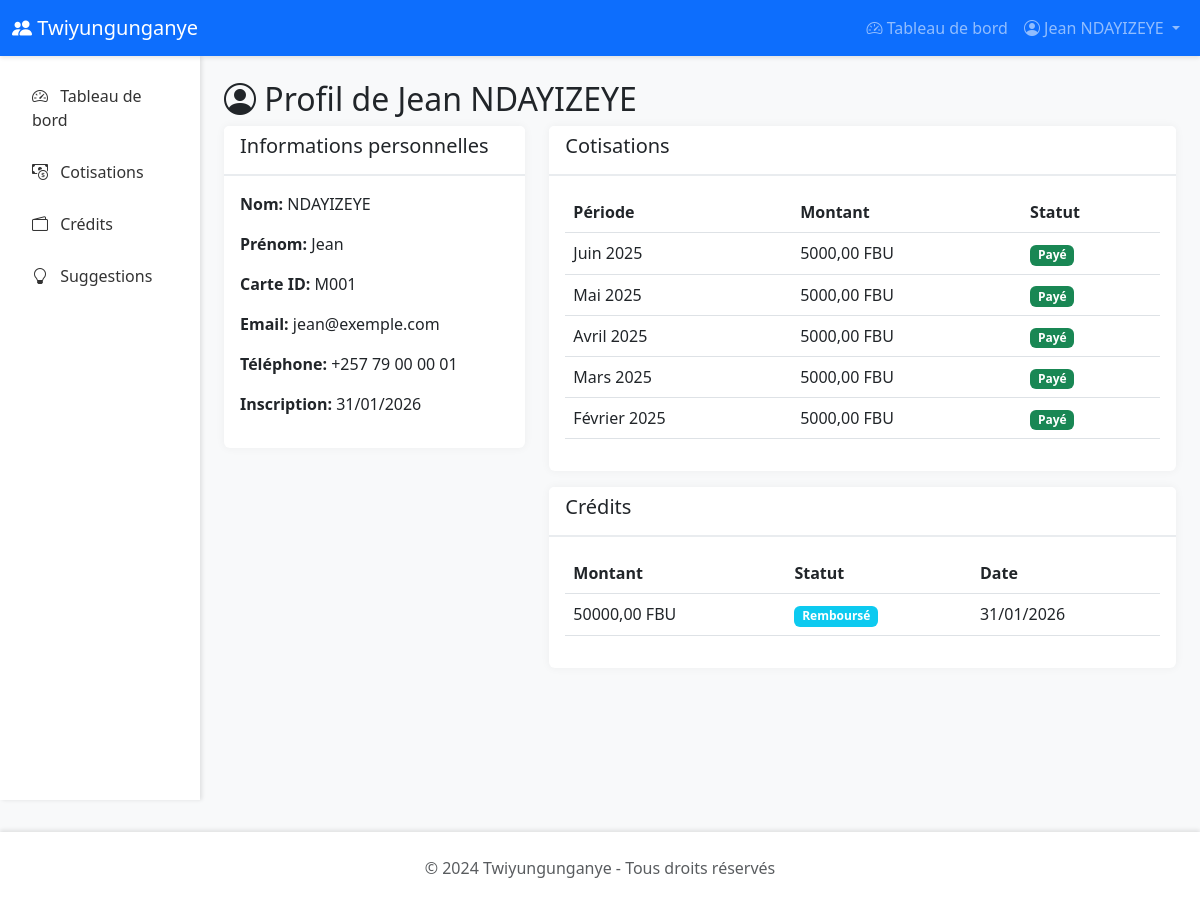
/membres/2/ (signed in), run on the app's committed database.
### twiyungunganye/models.py (models this page shows, shortened)
class Membre(AbstractBaseUser, PermissionsMixin):
    id_membre = models.AutoField(primary_key=True)
    nom = models.CharField(max_length=100)
    prenom = models.CharField(max_length=100)
    carte_identite = models.CharField(max_length=50, unique=True)
    email = models.EmailField(max_length=255, blank=True, null=True)
    telephone = models.CharField(max_length=20, blank=True, null=True)
    adresse = models.TextField(blank=True, null=True)
    date_inscription = models.DateField(default=timezone.now)
    est_actif = models.BooleanField(default=True)
    is_active = models.BooleanField(default=True)
    is_staff = models.BooleanField(default=False)
    is_admin = models.BooleanField(default=False)
    is_gestionnaire = models.BooleanField(default=False)  # Droits réduits
    objects = MembreManager()
    USERNAME_FIELD = 'carte_identite'
    REQUIRED_FIELDS = ['nom', 'prenom']
    class Meta:
        db_table = 'membres'
        verbose_name = 'Membre'
        verbose_name_plural = 'Membres'
        ordering = ['nom', 'prenom']
    def get_full_name(self):
        return f"{self.prenom} {self.nom}"
    def get_total_cotisations(self):
        total = self.cotisations.filter(statut='PAYE').aggregate(
            Sum('montant')
        )['montant__sum'] or Decimal('0.00')
        return total
    def get_total_cotisations_imprevus(self):
        total = self.cotisations_imprevus.filter(statut='PAYE').aggregate(
            Sum('montant')
        )['montant__sum'] or Decimal('0.00')
        return total

class Cotisation(models.Model):
    id_cotisation = models.AutoField(primary_key=True)
    membre = models.ForeignKey(Membre, on_delete=models.CASCADE, related_name='cotisations')
    montant = models.DecimalField(max_digits=10, decimal_places=2)
    mois = models.IntegerField()  # 1-12
    annee = models.IntegerField()
    date_paiement = models.DateField(default=timezone.now)
    statut = models.CharField(
        max_length=20,
        choices=[
            ('PAYE', 'Payé'),
            ('EN_ATTENTE', 'En attente'),
            ('RETARD', 'En retard')
        ],
        default='EN_ATTENTE'
    )
    remarque = models.TextField(blank=True, null=True)
    class Meta:
        db_table = 'cotisations'
        verbose_name = 'Cotisation'
        verbose_name_plural = 'Cotisations'
        unique_together = ['membre', 'mois', 'annee']
        ordering = ['-annee', '-mois']
    def get_mois_nom(self):
        mois_noms = ['', 'Janvier', 'Février', 'Mars', 'Avril', 'Mai', 'Juin',
                     'Juillet', 'Août', 'Septembre', 'Octobre', 'Novembre', 'Décembre']
        return mois_noms[self.mois]

class Credit(models.Model):
    id_credit = models.AutoField(primary_key=True)
    membre = models.ForeignKey(Membre, on_delete=models.CASCADE, related_name='credits')
    montant_demande = models.DecimalField(max_digits=10, decimal_places=2)
    montant_accorde = models.DecimalField(max_digits=10, decimal_places=2)
    taux_interet = models.DecimalField(max_digits=5, decimal_places=2, default=5.00)  # 5% par défaut
    date_demande = models.DateField(default=timezone.now)
    date_accord = models.DateField(null=True, blank=True)
    statut = models.CharField(
        max_length=20,
        choices=[
            ('EN_ATTENTE', 'En attente'),
            ('APPROUVE', 'Approuvé'),
            ('REJETE', 'Rejeté'),
            ('REMBOURSE', 'Remboursé'),
            ('EN_COURS', 'En cours de remboursement')
        ],
        default='EN_ATTENTE'
    )
    nombre_mois_ecoules = models.IntegerField(default=0)
    remarque = models.TextField(blank=True, null=True)
    class Meta:
        db_table = 'credits'
        verbose_name = 'Crédit'
        verbose_name_plural = 'Crédits'
        ordering = ['-date_demande']

### twiyungunganye/views.py (the view)
# urls.py: path('membres/<int:pk>/', views.detail_membre, name='detail_membre'),
@login_required
def detail_membre(request, pk):
    membre = get_object_or_404(Membre, pk=pk)
    if not (request.user.is_admin or request.user.is_gestionnaire or request.user.pk == pk):
        messages.error(request, "Vous n'avez pas la permission de voir ce profil.")
        return redirect('dashboard')
    cotisations = Cotisation.objects.filter(membre=membre).order_by('-annee', '-mois')
    cotisations_imprevus = CotisationImprevu.objects.filter(membre=membre).order_by('-annee', '-mois')
    credits = Credit.objects.filter(membre=membre).order_by('-date_demande')
    suggestions = Suggestion.objects.filter(membre=membre).order_by('-date_soumission')
    total_cotisations = membre.get_total_cotisations()
    total_cotisations_imprevus = membre.get_total_cotisations_imprevus()
    context = {
        'membre': membre,
        'cotisations': cotisations,
        'cotisations_imprevus': cotisations_imprevus,
        'credits': credits,
        'suggestions': suggestions,
        'total_cotisations': total_cotisations,
        'total_cotisations_imprevus': total_cotisations_imprevus,
    }
    return render(request, 'twiyungunganye/membres/detail.html', context)

### templates/twiyungunganye/membres/detail.html (shortened to what this page needs)
{% extends 'twiyungunganye/base.html' %}
{% block content %}
<h2><i class="bi bi-person-circle"></i> Profil de {{ membre.get_full_name }}</h2>
<div class="row">
    <div class="col-md-4">
        <div class="card">
            <div class="card-header"><h5>Informations personnelles</h5></div>
            <div class="card-body">
                <p><strong>Nom:</strong> {{ membre.nom }}</p>
                <p><strong>Prénom:</strong> {{ membre.prenom }}</p>
                <p><strong>Carte ID:</strong> {{ membre.carte_identite }}</p>
                <p><strong>Email:</strong> {{ membre.email|default:"-" }}</p>
                <p><strong>Téléphone:</strong> {{ membre.telephone|default:"-" }}</p>
                <p><strong>Inscription:</strong> {{ membre.date_inscription|date:"d/m/Y" }}</p>
            </div>
        </div>
    </div>
    <div class="col-md-8">
        <div class="card mb-3">
            <div class="card-header"><h5>Cotisations</h5></div>
            <div class="card-body">
                {% if cotisations %}
                <table class="table"><thead><tr><th>Période</th><th>Montant</th><th>Statut</th></tr></thead><tbody>
                {% for cot in cotisations|slice:":5" %}
                <tr><td>{{ cot.get_mois_nom }} {{ cot.annee }}</td><td>{{ cot.montant }} FBU</td><td><span class="badge bg-success">{{ cot.get_statut_display }}</span></td></tr>
                {% endfor %}
                </tbody></table>
                {% else %}<p>Aucune cotisation</p>{% endif %}
            </div>
        </div>
        <div class="card">
            <div class="card-header"><h5>Crédits</h5></div>
            <div class="card-body">
                {% if credits %}
                <table class="table"><thead><tr><th>Montant</th><th>Statut</th><th>Date</th></tr></thead><tbody>
                {% for credit in credits|slice:":5" %}
                <tr><td>{{ credit.montant_accorde }} FBU</td><td><span class="badge bg-info">{{ credit.get_statut_display }}</span></td><td>{{ credit.date_demande|date:"d/m/Y" }}</td></tr>
                {% endfor %}
                </tbody></table>
                {% else %}<p>Aucun crédit</p>{% endif %}
            </div>
        </div>
    </div>
</div>
{% endblock %}

### templates/twiyungunganye/base.html (shortened to what this page needs)
<!DOCTYPE html>
<html lang="fr">
<head>
    <link href="https://cdn.jsdelivr.net/npm/bootstrap@5.3.0/dist/css/bootstrap.min.css" rel="stylesheet">
    <link rel="stylesheet" href="https://cdn.jsdelivr.net/npm/bootstrap-icons@1.10.0/font/bootstrap-icons.css">
</head>
<body>
    <nav class="navbar navbar-expand-lg navbar-dark bg-primary sticky-top">
        <div class="container-fluid">
            <a class="navbar-brand" href="{% url 'index' %}">
                <i class="bi bi-people-fill"></i> Twiyungunganye
            </a>
            <div class="collapse navbar-collapse" id="navbarNav">
                <ul class="navbar-nav ms-auto">
                    {% if user.is_authenticated %}
                        <li class="nav-item">
                            <a class="nav-link" href="{% url 'dashboard' %}">
                                <i class="bi bi-speedometer2"></i> Tableau de bord
                            </a>
                        </li>
                        <li class="nav-item dropdown">
                            <a class="nav-link dropdown-toggle" href="#" id="navbarDropdown" role="button" data-bs-toggle="dropdown">
                                <i class="bi bi-person-circle"></i> {{ user.get_full_name }}
                            </a>
                        </li>
                    {% else %}
                        <li class="nav-item">
                            <a class="nav-link" href="{% url 'login' %}">
                                <i class="bi bi-box-arrow-in-right"></i> Connexion
                            </a>
                        </li>
                    {% endif %}
                </ul>
            </div>
        </div>
    </nav>
    <div class="container-fluid">
        <div class="row">
            {% if user.is_authenticated %}
            <nav class="col-md-3 col-lg-2 d-md-block sidebar p-3">
                <div class="position-sticky">
                    <ul class="nav flex-column">
                        <li class="nav-item">
                            <a class="nav-link {% if request.resolver_match.url_name == 'dashboard' %}active{% endif %}" href="{% url 'dashboard' %}">
                                <i class="bi bi-speedometer2"></i> Tableau de bord
                            </a>
                        </li>
                        <li class="nav-item">
                            <a class="nav-link {% if 'cotisations' in request.path %}active{% endif %}" href="{% url 'liste_cotisations' %}">
                                <i class="bi bi-cash-coin"></i> Cotisations
                            </a>
                        </li>
                        <li class="nav-item">
                            <a class="nav-link {% if 'credits' in request.path %}active{% endif %}" href="{% url 'liste_credits' %}">
                                <i class="bi bi-wallet2"></i> Crédits
                            </a>
                        </li>
                        <li class="nav-item">
                            <a class="nav-link {% if 'suggestions' in request.path %}active{% endif %}" href="{% url 'liste_suggestions' %}">
                                <i class="bi bi-lightbulb"></i> Suggestions
                            </a>
                        </li>
                    </ul>
                </div>
            </nav>
            <main class="col-md-9 ms-sm-auto col-lg-10 px-md-4 py-4">
            {% else %}
            <main class="container py-4">
            {% endif %}
                {% block content %}{% endblock %}
            </main>
        </div>
    </div>
    <footer class="text-center text-muted">
        <div class="container">
            <p class="mb-0">&copy; 2024 Twiyungunganye - Tous droits réservés</p>
        </div>
    </footer>
</body>
</html>

### templates/twiyungunganye/base.html (style rules this page uses)
:root { --primary-color: #0d6efd; --secondary-color: #6c757d; --success-color: #198754; --danger-color: #dc3545; }
body { font-family: 'Segoe UI', Tahoma, Geneva, Verdana, sans-serif; background-color: #f8f9fa; }
.navbar { box-shadow: 0 2px 4px rgba(0,0,0,.1); }
.sidebar { min-height: calc(100vh - 56px); background-color: #fff; box-shadow: 2px 0 4px rgba(0,0,0,.1); }
.sidebar .nav-link { color: #333; padding: 0.75rem 1rem; border-radius: 0.25rem; margin-bottom: 0.25rem; }
.sidebar .nav-link i { margin-right: 0.5rem; }
.card { border: none; box-shadow: 0 0 10px rgba(0,0,0,.05); margin-bottom: 1.5rem; }
.card-header { background-color: #fff; border-bottom: 2px solid #e9ecef; font-weight: 600; }
.table { background-color: #fff; }
footer { background-color: #fff; margin-top: 2rem; padding: 1.5rem 0; box-shadow: 0 -2px 4px rgba(0,0,0,.1); }

### data on the page
Membre: get_full_name "Jean NDAYIZEYE", nom "NDAYIZEYE", prenom "Jean", carte_identite "M001", email "jean@exemple.com", telephone "+257 79 00 00 01", date_inscription "31/01/2026"
Cotisation: get_mois_nom "Juin", annee "2025", montant "5000,00", statut "Payé"
Cotisation: get_mois_nom "Mai", annee "2025", montant "5000,00", statut "Payé"
Cotisation: get_mois_nom "Avril", annee "2025", montant "5000,00", statut "Payé"
Cotisation: get_mois_nom "Mars", annee "2025", montant "5000,00", statut "Payé"
Cotisation: get_mois_nom "Février", annee "2025", montant "5000,00", statut "Payé"
Credit: montant_accorde "50000,00", statut "Remboursé", date_demande "31/01/2026"
